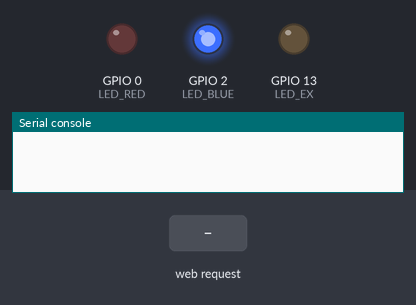
Simulated run of this program. Board: ESP8266 board running MicroPython. Parts: output pins drawn as LEDs (lit = HIGH, except the on-board LED, lit = LOW), the last lines printed to the serial console. The inputs (shaded band) are chosen by the test bench.

Above: at 1.2 s.
1.3 s: HTTP request GET /?LED=OFF_RED received
At 1.6 s:
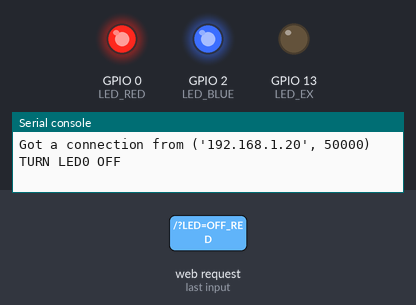
2.8 s: HTTP request GET /?LED=ON_EX received
At 4.0 s:
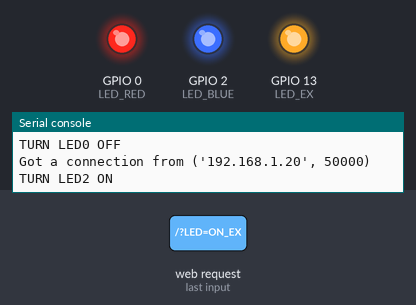
4.3 s: HTTP request GET /?LED=ON_RED received
At 5.1 s:
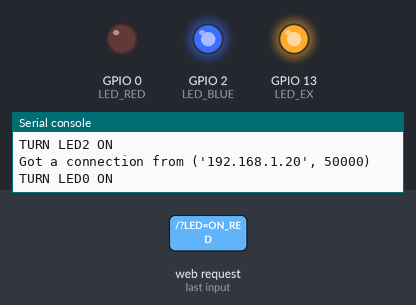
5.8 s: HTTP request GET /?LED=OFF_BLUE received
At 6.3 s:
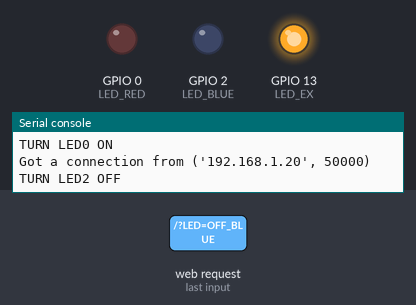
7.3 s: HTTP request GET /?LED=OFF_EX received
At 8.5 s:
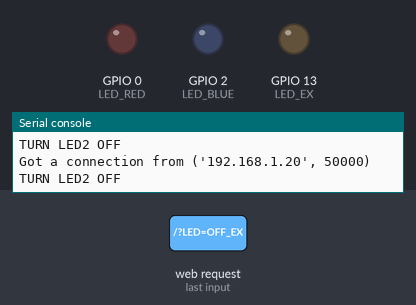
8.8 s: HTTP request GET /?LED=ON_BLUE received
At 9.7 s:
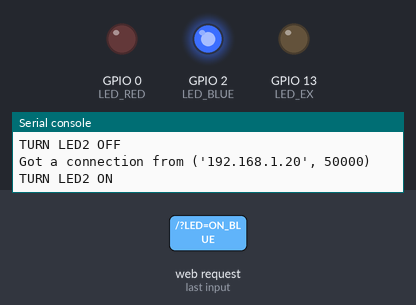
Timing chart, 0 to 11.3 s (numbered marks = the images above; inputs shaded):
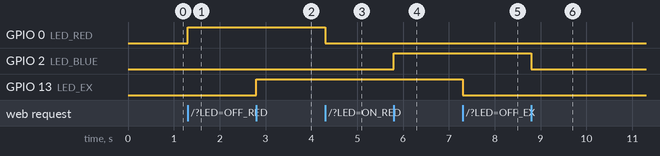

The program:

index.py
```python
import socket
import machine


#HTML to send to browsers
html = """<!DOCTYPE html>
<html>
<head> <title>ESP8266 LED ON/OFF</title> </head>
<h2>LED's on and off with Micropython</h2></center>
<h3>(ESP8266 HUZZAH Feather)</h3></center>
<form>
LED RED&nbsp;&nbsp;:
<button name="LED" value="ON_RED" type="submit">LED ON</button>
<button name="LED" value="OFF_RED" type="submit">LED OFF</button><br><br>
LED BLUE:
<button name="LED" value="ON_BLUE" type="submit">LED ON</button>
<button name="LED" value="OFF_BLUE" type="submit">LED OFF</button><br><br>
LED Extern:
<button name="LED" value="ON_EX" type="submit">LED ON</button>
<button name="LED" value="OFF_EX" type="submit">LED OFF</button>
</form>
</html>
"""

#Setup PINS
LED_RED = machine.Pin(0, machine.Pin.OUT)
LED_BLUE = machine.Pin(2, machine.Pin.OUT)
LED_EX = machine.Pin(13, machine.Pin.OUT)

#Setup Socket WebServer
s = socket.socket(socket.AF_INET, socket.SOCK_STREAM)
s.bind(('', 80))
s.listen(5)
while True:

    conn, addr = s.accept()
    print("Got a connection from %s" % str(addr))
    request = conn.recv(1024)
    request = str(request)
    LEDON_RED = request.find('/?LED=ON_RED')
    LEDOFF_RED = request.find('/?LED=OFF_RED')
    LEDON_BLUE = request.find('/?LED=ON_BLUE')
    LEDOFF_BLUE = request.find('/?LED=OFF_BLUE')
    LEDON_EX = request.find('/?LED=ON_EX')
    LEDOFF_EX = request.find('/?LED=OFF_EX')

    if LEDON_RED == 6:
        print('TURN LED0 ON')
        LED_RED.off()
    if LEDOFF_RED == 6:
        print('TURN LED0 OFF')
        LED_RED.on()
    if LEDON_BLUE == 6:
        print('TURN LED2 ON')
        LED_BLUE.off()
    if LEDOFF_BLUE == 6:
        print('TURN LED2 OFF')
        LED_BLUE.on()
    if LEDON_EX == 6:
        print('TURN LED2 ON')
        LED_EX.on()
    if LEDOFF_EX == 6:
        print('TURN LED2 OFF')
        LED_EX.off()
    response = html
    conn.send(response)
    conn.close()
```

Measured:
- after the input at 1.3 s, GPIO 0 (LED_RED): LOW → HIGH at once
- after the input at 2.8 s, GPIO 13 (LED_EX): LOW → HIGH at once
- after the input at 4.3 s, GPIO 0 (LED_RED): HIGH → LOW at once
- after the input at 5.8 s, GPIO 2 (LED_BLUE): LOW → HIGH at once
- after the input at 7.3 s, GPIO 13 (LED_EX): HIGH → LOW at once
- after the input at 8.8 s, GPIO 2 (LED_BLUE): HIGH → LOW at once
